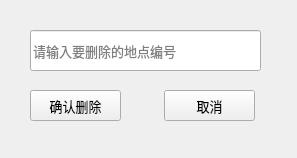
<?xml version="1.0" encoding="UTF-8"?>
<ui version="4.0">
 <class>Admin_Place_Dele</class>
 <widget class="QWidget" name="Admin_Place_Dele">
  <property name="geometry">
   <rect>
    <x>0</x>
    <y>0</y>
    <width>297</width>
    <height>158</height>
   </rect>
  </property>
  <property name="windowTitle">
   <string>Form</string>
  </property>
  <widget class="QLineEdit" name="lineEdit_dele">
   <property name="geometry">
    <rect>
     <x>30</x>
     <y>30</y>
     <width>231</width>
     <height>41</height>
    </rect>
   </property>
   <property name="font">
    <font>
     <family>微软雅黑</family>
     <pointsize>10</pointsize>
    </font>
   </property>
   <property name="placeholderText">
    <string>请输入要删除的地点编号</string>
   </property>
  </widget>
  <widget class="QPushButton" name="pushButto_ok">
   <property name="geometry">
    <rect>
     <x>30</x>
     <y>90</y>
     <width>91</width>
     <height>31</height>
    </rect>
   </property>
   <property name="font">
    <font>
     <family>微软雅黑</family>
     <pointsize>10</pointsize>
    </font>
   </property>
   <property name="text">
    <string>确认删除</string>
   </property>
  </widget>
  <widget class="QPushButton" name="pushButton_cancel">
   <property name="geometry">
    <rect>
     <x>164</x>
     <y>90</y>
     <width>91</width>
     <height>31</height>
    </rect>
   </property>
   <property name="font">
    <font>
     <family>微软雅黑</family>
     <pointsize>10</pointsize>
    </font>
   </property>
   <property name="text">
    <string>取消</string>
   </property>
  </widget>
 </widget>
 <resources/>
 <connections/>
</ui>
